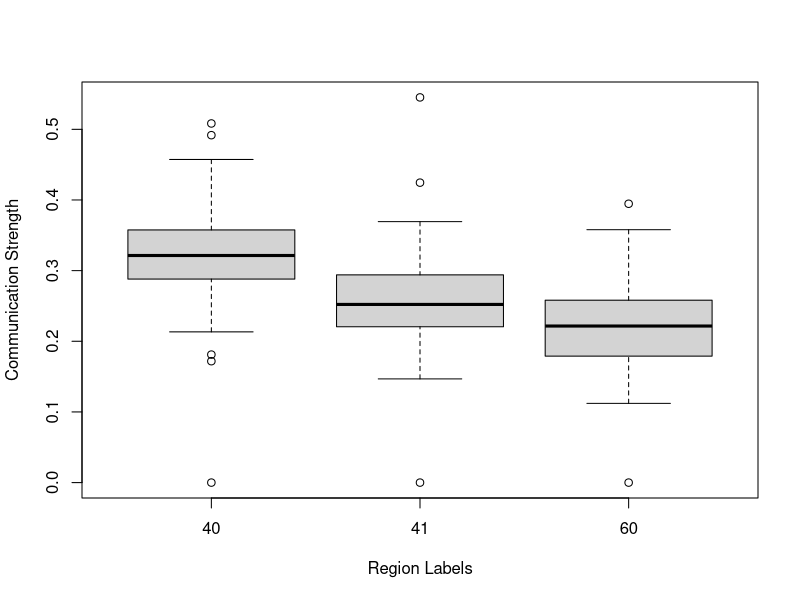

The R source for this figure:
quartz.options(width=6, height=6)

matrix <- as.matrix(read.csv(file="Matrix.csv",header=FALSE))

boxplot(matrix[,40],matrix[,41],matrix[,60],xlab="Region Labels",ylab="Communication Strength",names=c("40","41","60"))
